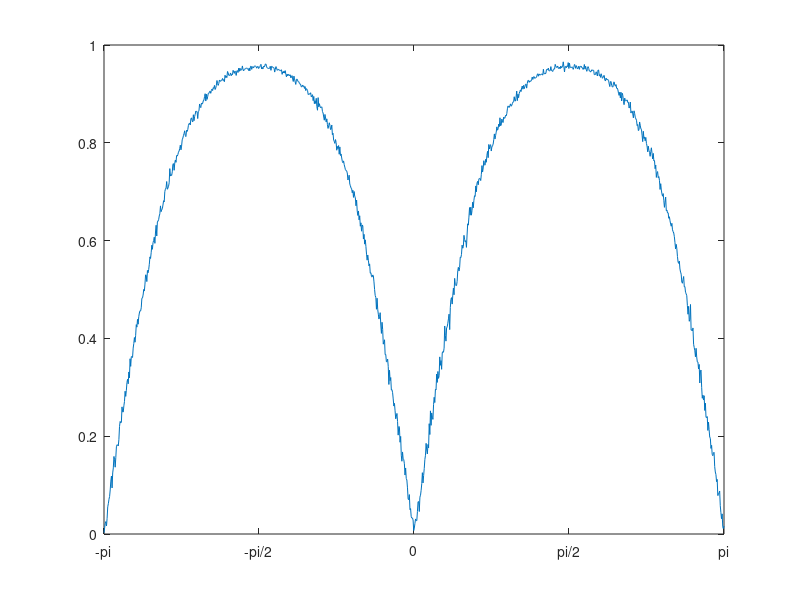

MATLAB code for this plot:
%% PLI Example

t = 0:2*pi/1000:(2*pi-2*pi/1000);

s = sin(t)';

s2 = [];
for ii = 1:1000
    
    s2(:,ii) = circshift(s,ii-1);
    
end % END FOR


s3 = repmat(s2,10,1);
ss = repmat(s,10,1000);

noise1 = randn(10000,1000)./2.5;
noise2 = randn(10000,1000)./2.5;

s3 = s3+noise1;
ss = ss+noise2;

% plot(t,sin(t))

%% Find Instantaneous Phase

sPhase = atan2(imag(hilbert(s3)),s3);

sOrig = atan2(imag(hilbert(ss)),ss);

deltaPhi = sOrig - sPhase;
deltaPhi(deltaPhi < -pi) = deltaPhi(deltaPhi < -pi) + 2*pi;
deltaPhi(deltaPhi >  pi) = deltaPhi(deltaPhi >  pi) - 2*pi;

deltaPhi2 = deltaPhi;

deltaPhi2(deltaPhi2 < -pi/2) = deltaPhi2(deltaPhi2 < -pi/2) + pi/2;
deltaPhi2(deltaPhi2 >  pi/2) = deltaPhi2(deltaPhi2 >  pi/2) - pi/2;

% p = abs(mean(abs(deltaPhi).*sign(deltaPhi),1))'./mean(abs(deltaPhi),1)';
p = abs(mean(sign(deltaPhi)));

pPlot = circshift(p,floor(length(p)/2));
phasePlot =linspace(-pi,pi,length(p));

plot(phasePlot,pPlot)
% ylim([0,1])
xlim([-pi,pi+eps])

set(gca, 'XTick', [-pi, -pi/2, 0, pi/2, pi])
str={'-pi';'-pi/2';'0';'pi/2';'pi'};
set(gca,'xticklabel',str)


